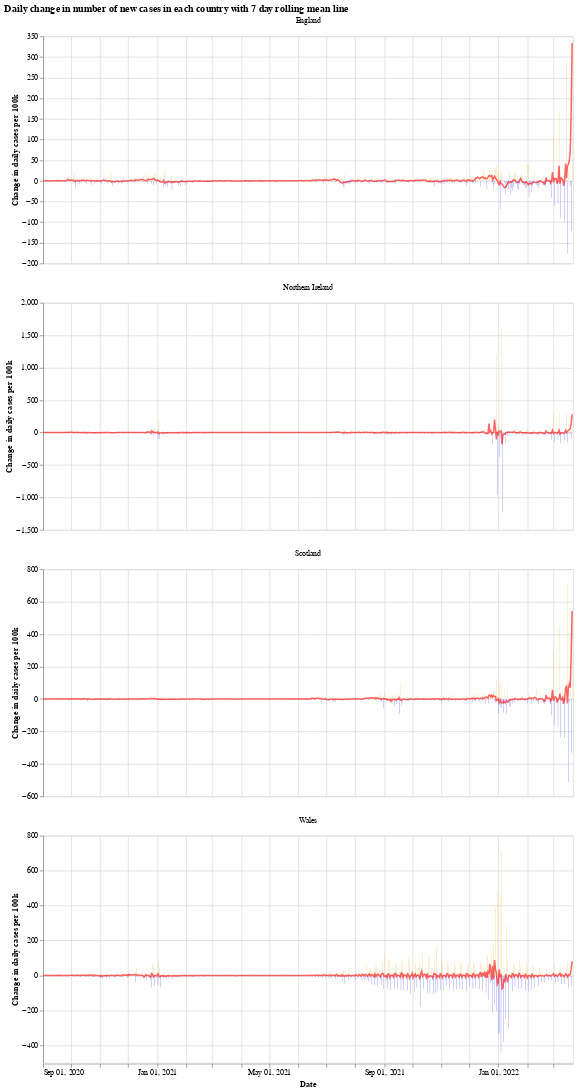

Here is the notebook cell this chart was saved with:
### Markdown cell above
We will use the Python library `Altair` for visualising the data, see the [altair docs](https://altair-viz.github.io/) for more information.

First we have a graph which shows the daily change in the number of new cases for each country. This number jumps up and down all over the place, which is likely due to delay in reporting of new cases over the weekend. Another interesting thing is that it looks like the daily cases in Wales experienced a much shorter period of calm over the summer (calm in the sense of daily cases not jumping up and down).

The orange bars are days when the number of new cases (per 100k population) was more than the previous day, while the blue are days when the number of new cases dropped. The red line is the 7 day moving average. 

When the moving average line is below 0, it means that there is a consistent drop in new cases. We can see this clearly happening around the times that lockdowns were introduced (though, to varying degrees). I will update the graphs soon with a marker of when each lockdown started.

### Code cell
# collapse
import altair as alt

bars = alt.Chart(uk_cases).mark_bar().encode(
    x=alt.X("yearmonthdate(date):T", axis=alt.Axis(title='Date')),
    y=alt.Y("casesChangeRate:Q", axis=alt.Axis(title='Change in daily cases per 100k')),
    tooltip='casesChange',
    color=alt.condition(
        alt.datum.casesChangeRate > 0,
        alt.value("orange"),  # The positive color
        alt.value("blue")  # The negative color
    )
).properties(title='Daily change in number of new cases with 7 day rolling mean',width=700).interactive()

line = alt.Chart(uk_cases).mark_line(
    color='red',
    size=2,
    opacity=0.6
).transform_window(
    rolling_mean='mean(casesChangeRate)',
    frame=[0, 7],
    groupby=['areaName']
).encode(
    x='yearmonthdate(date):T',
    y='rolling_mean:Q'
)

alt.layer(bars, line, data=uk_cases).facet(alt.Column(
    'areaName', title=''), columns=1).resolve_scale(y='independent').properties(title='Daily change in number of new cases in each country with 7 day rolling mean line')

### Figure 1 — Vega-Lite specification as saved in the notebook (floating-point values rounded to 4 significant figures; data arrays with more than 128 entries replaced by an {"elided": "..."} marker saying what was removed)
{"config": {"view": {"continuousWidth": 400, "continuousHeight": 300}}, "data": {"name": "data-277b40dda37bed5c00070d98879ca7a4"}, "facet": {"type": "nominal", "field": "areaName", "title": ""}, "spec": {"layer": [{"mark": "bar", "encoding": {"color": {"condition": {"value": "orange", "test": "(datum.casesChangeRate > 0)"}, "value": "blue"}, "tooltip": {"type": "quantitative", "field": "casesChange"}, "x": {"type": "temporal", "axis": {"title": "Date"}, "field": "date", "timeUnit": "yearmonthdate"}, "y": {"type": "quantitative", "axis": {"title": "Change in daily cases per 100k"}, "field": "casesChangeRate"}}, "selection": {"selector001": {"type": "interval", "bind": "scales", "encodings": ["x", "y"]}}, "title": "Daily change in number of new cases with 7 day rolling mean", "width": 700}, {"mark": {"type": "line", "color": "red", "opacity": 0.6, "size": 2}, "encoding": {"x": {"type": "temporal", "field": "date", "timeUnit": "yearmonthdate"}, "y": {"type": "quantitative", "field": "rolling_mean"}}, "transform": [{"window": [{"op": "mean", "field": "casesChangeRate", "as": "rolling_mean"}], "frame": [0, 7], "groupby": ["areaName"]}]}]}, "columns": 1, "resolve": {"scale": {"y": "independent"}}, "title": "Daily change in number of new cases in each country with 7 day rolling mean line", "$schema": "https://vega.github.io/schema/vega-lite/v4.8.1.json", "datasets": {"data-277b40dda37bed5c00070d98879ca7a4": {"elided": "2268 records"}}}
